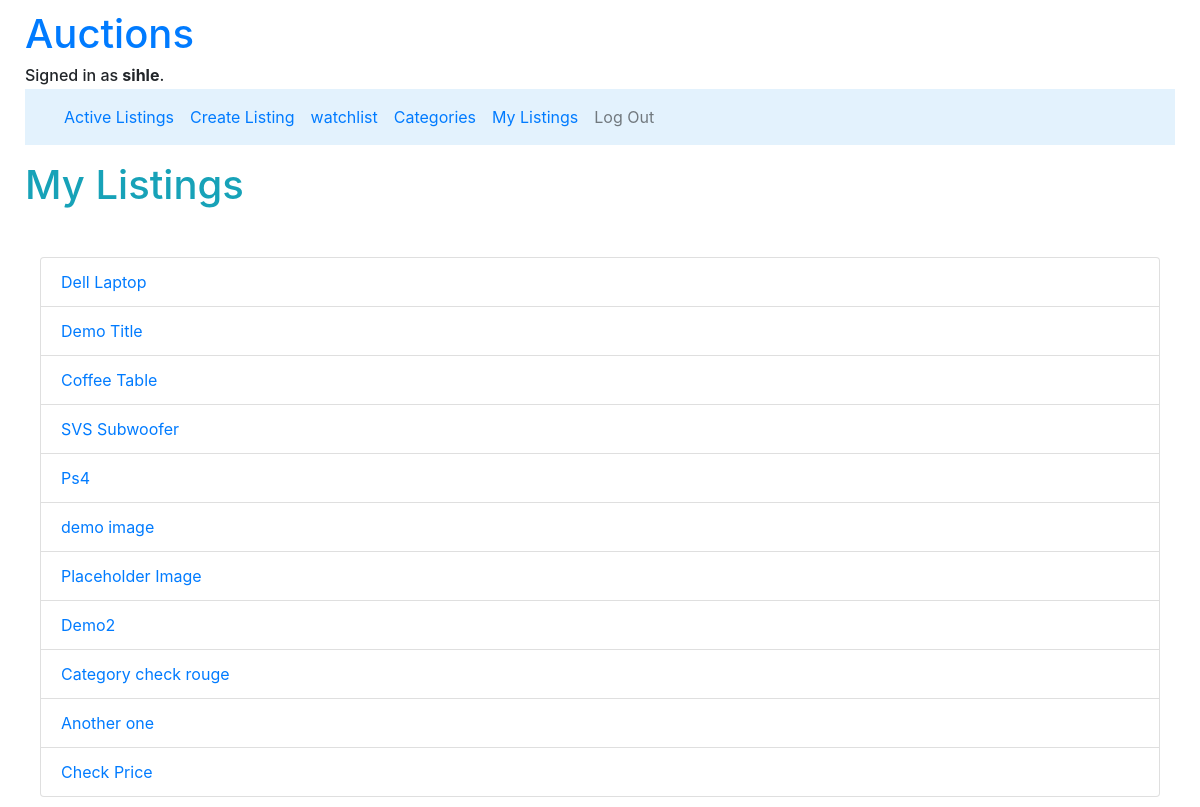
The page /mylistings (signed in) on the database as committed earlier.
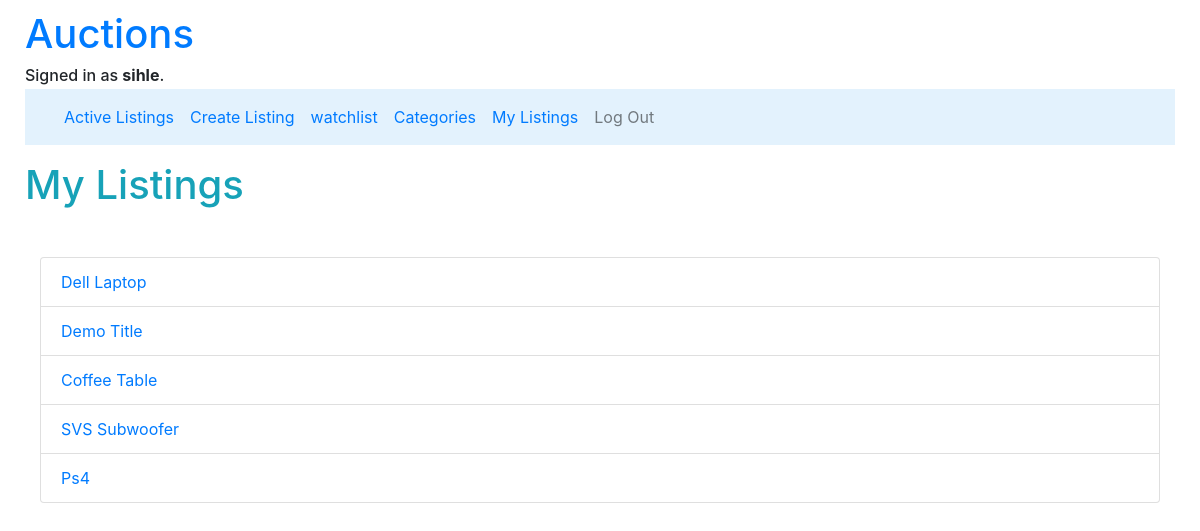
The same page on the database as committed later.
### auctions/models.py (models this page shows, shortened)
class Listing(models.Model):
    title = models.CharField(max_length= 30)
    description = models.CharField(max_length= 200)
    creator = models.ForeignKey(User, on_delete=models.CASCADE, related_name="user", null=True)
    bid = models.ManyToManyField("Bid", related_name="current_bid", null=True)
    bidders = models.ManyToManyField(User, blank=True, related_name="buyers")
    pub_date = models.DateField(default=date.today)
    mod_date = models.DateField(default=date.today)
    comments = models.ManyToManyField("Comment", related_name="listing_comments", null=True, blank=True)
    category = models.ManyToManyField("Category", related_name="listing_category", null=True)
    active = models.BooleanField(default=True)
    winner = models.ForeignKey(User, on_delete=models.CASCADE, related_name="sold", null=True)
    listing_image = models.ImageField(null=True, blank=True, upload_to="Images/listings_pics")

### auctions/views.py (the view)
# urls.py: path("mylistings", views.my_listings, name="mylistings")
@login_required
def my_listings(request):
    if not request.user.is_authenticated:
        return render(request, "auctions/error.html", {"message": "You are not logged in, please log in first to view the page."})
    current_user = request.user
    return render(request, "auctions/mylistings.html", {"user_listings": Listing.objects.filter(creator_id=current_user)})

### auctions/templates/auctions/mylistings.html (shortened to what this page needs)
{% extends "auctions/layout.html" %}
{% block body %}
    <h1 class="display mb-5 mt-3 text-info">My Listings</h1>
    <div class="container-fluid">
        <div>
            <ul class="list-group">
                {% for listing in user_listings %}
                    <li class="list-group-item"><a href="listings/{{listing.id}}">{{listing.title}}</a></li>
                {% empty %}
                <li class="list-group-item"> You have not created any listings</li>
                {% endfor %}
            </ul>
        </div>
    </div>
{% endblock %}

Rows that differ between the two databases and show on the page:
removed Listing: title "demo image"
removed Listing: title "Placeholder Image"
removed Listing: title "Demo2"
removed Listing: title "Category check rouge"
removed Listing: title "Another one"
removed Listing: title "Check Price"
